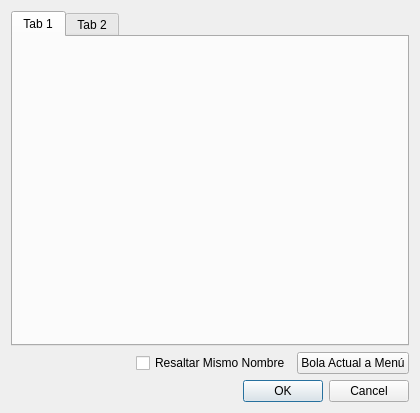
<?xml version="1.0" encoding="UTF-8"?>
<ui version="4.0">
 <class>DNombresBolas</class>
 <widget class="QDialog" name="DNombresBolas">
  <property name="geometry">
   <rect>
    <x>0</x>
    <y>0</y>
    <width>420</width>
    <height>413</height>
   </rect>
  </property>
  <property name="windowTitle">
   <string>Dialog</string>
  </property>
  <layout class="QVBoxLayout" name="verticalLayout">
   <item>
    <widget class="QTabWidget" name="tabNombresBolas">
     <widget class="QWidget" name="tab">
      <attribute name="title">
       <string>Tab 1</string>
      </attribute>
     </widget>
     <widget class="QWidget" name="tab_2">
      <attribute name="title">
       <string>Tab 2</string>
      </attribute>
     </widget>
    </widget>
   </item>
   <item>
    <layout class="QHBoxLayout" name="horizontalLayout">
     <item>
      <spacer name="horizontalSpacer">
       <property name="orientation">
        <enum>Qt::Horizontal</enum>
       </property>
       <property name="sizeHint" stdset="0">
        <size>
         <width>40</width>
         <height>20</height>
        </size>
       </property>
      </spacer>
     </item>
     <item>
      <widget class="QCheckBox" name="checkResaltar">
       <property name="text">
        <string>Resaltar Mismo Nombre</string>
       </property>
      </widget>
     </item>
     <item>
      <widget class="QPushButton" name="botonMenu">
       <property name="text">
        <string>Bola Actual a Menú</string>
       </property>
      </widget>
     </item>
    </layout>
   </item>
   <item>
    <widget class="QDialogButtonBox" name="buttonBox">
     <property name="orientation">
      <enum>Qt::Horizontal</enum>
     </property>
     <property name="standardButtons">
      <set>QDialogButtonBox::Cancel|QDialogButtonBox::Ok</set>
     </property>
    </widget>
   </item>
  </layout>
 </widget>
 <resources/>
 <connections>
  <connection>
   <sender>buttonBox</sender>
   <signal>accepted()</signal>
   <receiver>DNombresBolas</receiver>
   <slot>accept()</slot>
   <hints>
    <hint type="sourcelabel">
     <x>248</x>
     <y>254</y>
    </hint>
    <hint type="destinationlabel">
     <x>157</x>
     <y>274</y>
    </hint>
   </hints>
  </connection>
  <connection>
   <sender>buttonBox</sender>
   <signal>rejected()</signal>
   <receiver>DNombresBolas</receiver>
   <slot>reject()</slot>
   <hints>
    <hint type="sourcelabel">
     <x>316</x>
     <y>260</y>
    </hint>
    <hint type="destinationlabel">
     <x>286</x>
     <y>274</y>
    </hint>
   </hints>
  </connection>
 </connections>
</ui>
